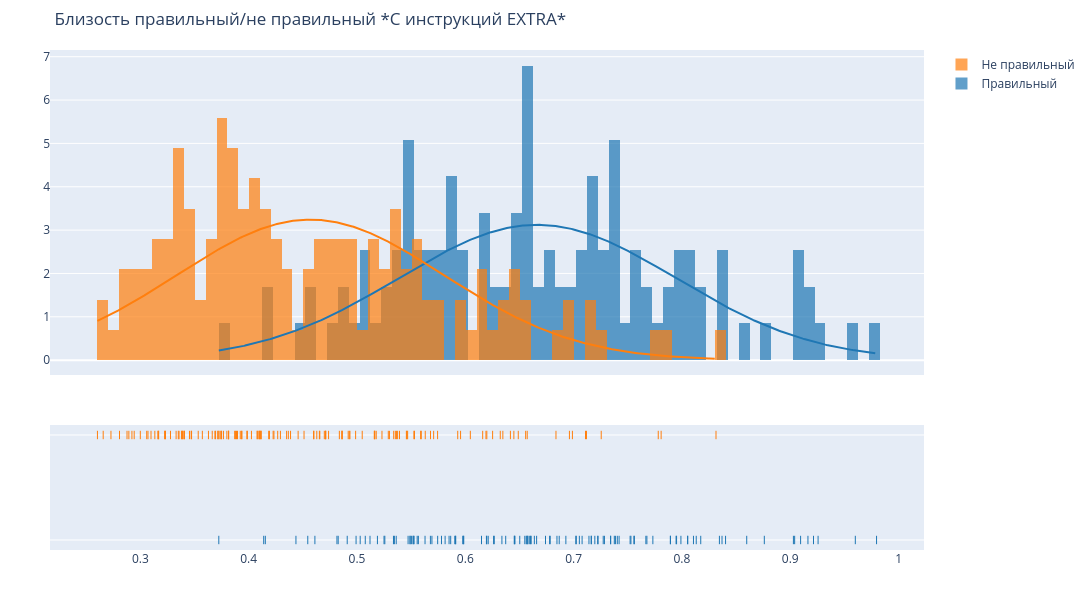

The notebook cell this image was saved under:
### Code cell
group_labels = ['Правильный', 'Не правильный']

# Create distplot with curve_type set to 'normal'
fig = ff.create_distplot([df["similarity"], df_n["similarity"]], group_labels, bin_size=.01,
                         curve_type='normal', # override default 'kde'
                         rug_text=[df["check_id"],df_n["check_id"]]
                        )

# Add title
fig.update_layout(title_text='Близость правильный/не правильный *С инструкций EXTRA*')
# 3. Настраиваем ширину, высоту и другие параметры макета
fig.update_layout(
    width=1200,   # Ширина в пикселях
    height=600,  # Высота в пикселях
    margin=dict(l=50, r=50, t=50, b=50) # Отступы от краев (опционально)
)
fig.show()

### Figure 1 — Plotly figure (JSON) as saved in the notebook; plotly's stock layout.template omitted (floating-point values rounded to 4 significant figures; data arrays with more than 128 entries replaced by an {"elided": "..."} marker saying what was removed)
{"data": [{"autobinx": false, "histnorm": "probability density", "legendgroup": "Правильный", "marker": {"color": "rgb(31, 119, 180)"}, "name": "Правильный", "opacity": 0.7, "type": "histogram", "x": [0.5745, 0.4139, 0.9095, 0.742, 0.795, 0.4815, 0.7025, 0.6454, 0.8106, 0.7196, 0.837, 0.8174, 0.7164, 0.7225, 0.6928, 0.7894, 0.6261, 0.8053, 0.6778, 0.5502, 0.9215, 0.9257, 0.9797, 0.5472, 0.5345, 0.7677, 0.6549, 0.8052, 0.7341, 0.491, 0.6562, 0.7403, 0.5986, 0.5976, 0.512, 0.6195, 0.5692, 0.6846, 0.7142, 0.7053, 0.674, 0.7893, 0.8761, 0.7078, 0.4436, 0.5912, 0.6458, 0.702, 0.5189, 0.7556, 0.5903, 0.7561, 0.6784, 0.615, 0.8132, 0.9029, 0.6595, 0.8346, 0.4827, 0.4992, 0.7667, 0.5814, 0.7342, 0.6568, 0.5517, 0.7946, 0.5628, 0.5337, 0.6503, 0.591, 0.8403, 0.585, 0.4546, 0.5077, 0.5982, 0.7273, 0.5489, 0.6578, 0.6211, 0.8598, 0.6658, 0.6576, 0.9601, 0.7522, 0.6608, 0.9163, 0.5257, 0.5521, 0.904, 0.6867, 0.5567, 0.525, 0.578, 0.5527, 0.7376, 0.7386, 0.5362, 0.5556, 0.5491, 0.7222, 0.6637, 0.7285, 0.6452, 0.6267, 0.3725, 0.4612, 0.6198, 0.6373, 0.7991, 0.503, 0.6338, 0.7162, 0.5678, 0.7529, 0.7732, 0.6602, 0.4154, 0.5865], "xaxis": "x", "xbins": {"end": 0.9797, "size": 0.01, "start": 0.3725}, "yaxis": "y"}, {"autobinx": false, "histnorm": "probability density", "legendgroup": "Не правильный", "marker": {"color": "rgb(255, 127, 14)"}, "name": "Не правильный", "opacity": 0.7, "type": "histogram", "x": {"elided": "143 float values"}, "xaxis": "x", "xbins": {"end": 0.8314, "size": 0.01, "start": 0.2604}, "yaxis": "y"}, {"legendgroup": "Правильный", "marker": {"color": "rgb(31, 119, 180)"}, "mode": "lines", "name": "Правильный", "showlegend": false, "type": "scatter", "x": {"elided": "500 float values"}, "xaxis": "x", "y": {"elided": "500 float values"}, "yaxis": "y"}, {"legendgroup": "Не правильный", "marker": {"color": "rgb(255, 127, 14)"}, "mode": "lines", "name": "Не правильный", "showlegend": false, "type": "scatter", "x": {"elided": "500 float values"}, "xaxis": "x", "y": {"elided": "500 float values"}, "yaxis": "y"}, {"legendgroup": "Правильный", "marker": {"color": "rgb(31, 119, 180)", "symbol": "line-ns-open"}, "mode": "markers", "name": "Правильный", "showlegend": false, "text": [0.0, 1.0, 2.0, 3.0, 4.0, 5.0, 6.0, 7.0, 8.0, 9.0, 10.0, 11.0, 12.0, 13.0, 14.0, 15.0, 16.0, 17.0, 18.0, 19.0, 20.0, 21.0, 22.0, 23.0, 24.0, 25.0, 26.0, 27.0, 28.0, 29.0, 30.0, 31.0, 32.0, 33.0, 34.0, 35.0, 36.0, 37.0, 38.0, 39.0, 40.0, 41.0, 42.0, 43.0, 44.0, 45.0, 46.0, 47.0, 48.0, 49.0, 50.0, 51.0, 52.0, 53.0, 54.0, 55.0, 56.0, 57.0, 58.0, 59.0, 60.0, 61.0, 62.0, 63.0, 64.0, 65.0, 66.0, 67.0, 68.0, 69.0, 70.0, 71.0, 72.0, 73.0, 74.0, 75.0, 76.0, 77.0, 78.0, 79.0, 80.0, 81.0, 82.0, 83.0, 84.0, 85.0, 86.0, 87.0, 88.0, 89.0, 90.0, 91.0, 92.0, 93.0, 94.0, 95.0, 96.0, 97.0, 98.0, 99.0, 100.0, 101.0, 102.0, 103.0, 104.0, 105.0, 106.0, 107.0, 108.0, 109.0, 110.0, 111.0, 112.0, 113.0, 114.0, 115.0, 116.0, 117.0], "type": "scatter", "x": [0.5745, 0.4139, 0.9095, 0.742, 0.795, 0.4815, 0.7025, 0.6454, 0.8106, 0.7196, 0.837, 0.8174, 0.7164, 0.7225, 0.6928, 0.7894, 0.6261, 0.8053, 0.6778, 0.5502, 0.9215, 0.9257, 0.9797, 0.5472, 0.5345, 0.7677, 0.6549, 0.8052, 0.7341, 0.491, 0.6562, 0.7403, 0.5986, 0.5976, 0.512, 0.6195, 0.5692, 0.6846, 0.7142, 0.7053, 0.674, 0.7893, 0.8761, 0.7078, 0.4436, 0.5912, 0.6458, 0.702, 0.5189, 0.7556, 0.5903, 0.7561, 0.6784, 0.615, 0.8132, 0.9029, 0.6595, 0.8346, 0.4827, 0.4992, 0.7667, 0.5814, 0.7342, 0.6568, 0.5517, 0.7946, 0.5628, 0.5337, 0.6503, 0.591, 0.8403, 0.585, 0.4546, 0.5077, 0.5982, 0.7273, 0.5489, 0.6578, 0.6211, 0.8598, 0.6658, 0.6576, 0.9601, 0.7522, 0.6608, 0.9163, 0.5257, 0.5521, 0.904, 0.6867, 0.5567, 0.525, 0.578, 0.5527, 0.7376, 0.7386, 0.5362, 0.5556, 0.5491, 0.7222, 0.6637, 0.7285, 0.6452, 0.6267, 0.3725, 0.4612, 0.6198, 0.6373, 0.7991, 0.503, 0.6338, 0.7162, 0.5678, 0.7529, 0.7732, 0.6602, 0.4154, 0.5865], "xaxis": "x", "y": ["Правильный", "Правильный", "Правильный", "Правильный", "Правильный", "Правильный", "Правильный", "Правильный", "Правильный", "Правильный", "Правильный", "Правильный", "Правильный", "Правильный", "Правильный", "Правильный", "Правильный", "Правильный", "Правильный", "Правильный", "Правильный", "Правильный", "Правильный", "Правильный", "Правильный", "Правильный", "Правильный", "Правильный", "Правильный", "Правильный", "Правильный", "Правильный", "Правильный", "Правильный", "Правильный", "Правильный", "Правильный", "Правильный", "Правильный", "Правильный", "Правильный", "Правильный", "Правильный", "Правильный", "Правильный", "Правильный", "Правильный", "Правильный", "Правильный", "Правильный", "Правильный", "Правильный", "Правильный", "Правильный", "Правильный", "Правильный", "Правильный", "Правильный", "Правильный", "Правильный", "Правильный", "Правильный", "Правильный", "Правильный", "Правильный", "Правильный", "Правильный", "Правильный", "Правильный", "Правильный", "Правильный", "Правильный", "Правильный", "Правильный", "Правильный", "Правильный", "Правильный", "Правильный", "Правильный", "Правильный", "Правильный", "Правильный", "Правильный", "Правильный", "Правильный", "Правильный", "Правильный", "Правильный", "Правильный", "Правильный", "Правильный", "Правильный", "Правильный", "Правильный", "Правильный", "Правильный", "Правильный", "Правильный", "Правильный", "Правильный", "Правильный", "Правильный", "Правильный", "Правильный", "Правильный", "Правильный", "Правильный", "Правильный", "Правильный", "Правильный", "Правильный", "Правильный", "Правильный", "Правильный", "Правильный", "Правильный", "Правильный", "Правильный"], "yaxis": "y2"}, {"legendgroup": "Не правильный", "marker": {"color": "rgb(255, 127, 14)", "symbol": "line-ns-open"}, "mode": "markers", "name": "Не правильный", "showlegend": false, "text": {"elided": "143 float values"}, "type": "scatter", "x": {"elided": "143 float values"}, "xaxis": "x", "y": {"elided": "143 str values"}, "yaxis": "y2"}], "layout": {"barmode": "overlay", "height": 600, "hovermode": "closest", "legend": {"traceorder": "reversed"}, "margin": {"b": 50, "l": 50, "r": 50, "t": 50}, "title": {"text": "Близость правильный/не правильный *С инструкций EXTRA*"}, "width": 1200, "xaxis": {"anchor": "y2", "domain": [0, 1], "zeroline": false}, "yaxis": {"anchor": "free", "domain": [0.35, 1], "position": 0}, "yaxis2": {"anchor": "x", "domain": [0, 0.25], "dtick": 1, "showticklabels": false}}}
